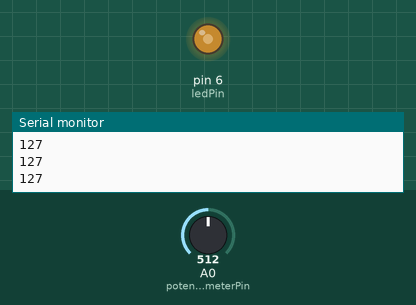
This sketch was run on a simulated Arduino Uno, built with avr-gcc and run on an emulated ATmega328P. Parts: output pins drawn as LEDs (lit = HIGH), the last lines printed to the serial monitor. The test bench sets the inputs (shaded band); at power-on: A0 (potentiometerPin) = 512.

Above: at 1.2 s.
1.3 s: A0 (potentiometerPin) set to 716
At 2.3 s:
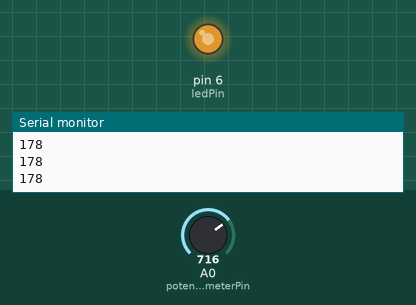
2.8 s: A0 (potentiometerPin) set to 900
At 3.3 s:
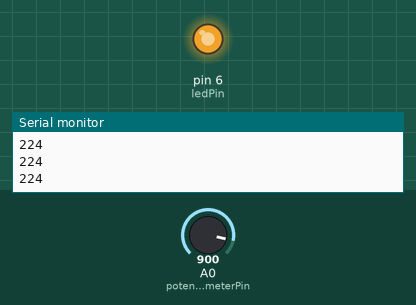
4.3 s: A0 (potentiometerPin) set to 122
At 4.6 s:
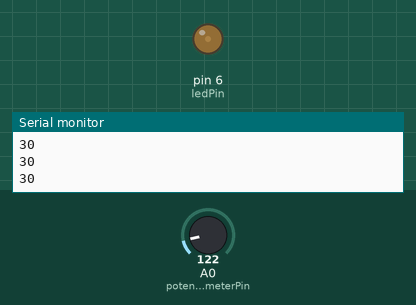
5.8 s: A0 (potentiometerPin) set to 0
At 6.9 s:
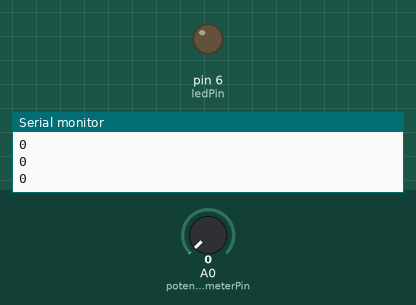
7.3 s: A0 (potentiometerPin) set to 511
At 7.8 s:
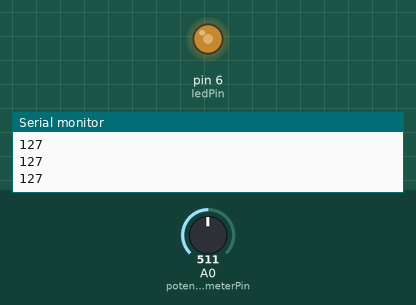
Timing chart, 0 to 9.8 s (numbered marks = the images above; inputs shaded):
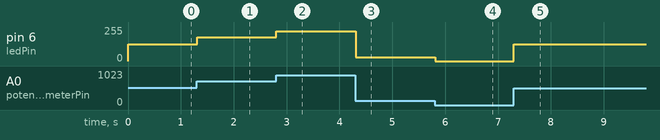

The sketch:

led-potentiometer.ino
```cpp
// tinkercad: working
// arduino: working

const int potentiometerPin = A0;
const int ledPin = 6;
int reading;
// float reading;

void setup() {
  Serial.begin(9600);
  pinMode(potentiometerPin, INPUT);
  pinMode(ledPin, OUTPUT);
}

void loop() {
  reading = (255./1023.) * analogRead(potentiometerPin);
  analogWrite(ledPin, (int) reading);
  Serial.println(reading);
  delay(10);
}
```

Measured:
- after the input at 1.3 s, pin 6 (ledPin): 127/255 → 178/255 at once
- after the input at 2.8 s, pin 6 (ledPin): 178/255 → 224/255 at once
- after the input at 4.3 s, pin 6 (ledPin): 224/255 → 30/255 at once
- after the input at 5.8 s, pin 6 (ledPin): 30/255 → 0/255 at once
- after the input at 7.3 s, pin 6 (ledPin): 0/255 → 127/255 at once
